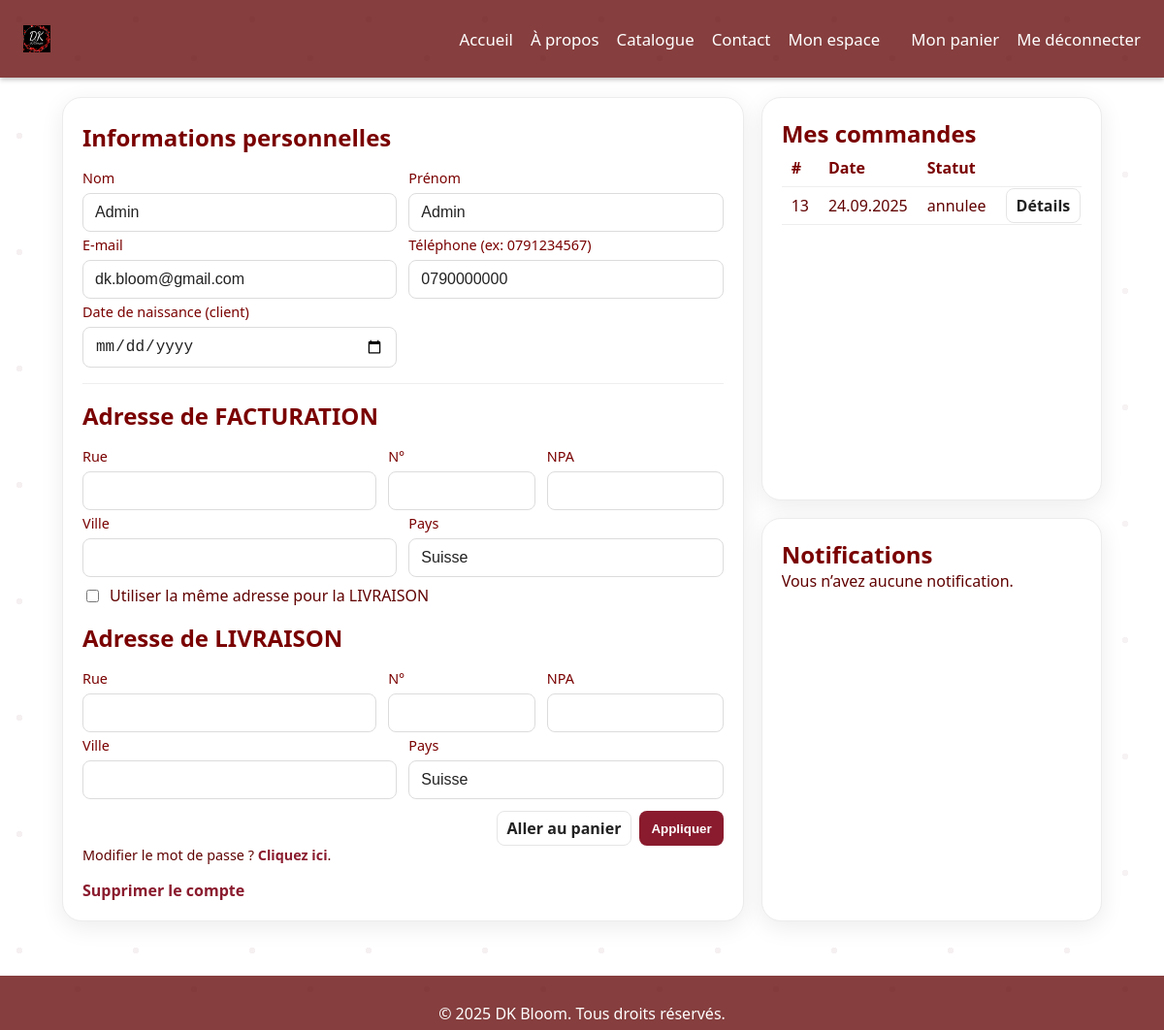
Screenshot of /pages/info_perso.php (signed in) with the database file from the repository.
### tables this page shows
CREATE TABLE `PERSONNE` (
                            `PER_ID` bigint(20) NOT NULL,
                            `PER_NOM` varchar(50) NOT NULL,
                            `PER_PRENOM` varchar(30) NOT NULL,
                            `PER_EMAIL` varchar(50) NOT NULL,
                            `PER_MDP` varchar(100) NOT NULL,
                            `PER_NUM_TEL` char(10) NOT NULL,
                            `reset_token_hash` varchar(64) DEFAULT NULL,
                            `reset_token_expires_at` datetime DEFAULT NULL,
                            `PER_COMPTE_ACTIF` tinyint(1) NOT NULL DEFAULT 1 COMMENT '1=actif,0=inactif'
);

CREATE TABLE `COMMANDE` (
                            `COM_ID` bigint(20) NOT NULL,
                            `PER_ID` bigint(20) NOT NULL,
                            `LIV_ID` bigint(20) DEFAULT NULL,
                            `PAI_ID` bigint(20) DEFAULT NULL,
                            `STRIPE_SESSION_ID` varchar(255) DEFAULT NULL,
                            `COM_STATUT` enum('en preparation','en attente d''expédition','expediee','en attente de ramassage','livree','annulee') NOT NULL DEFAULT 'en preparation',
                            `COM_ARCHIVE` tinyint(1) NOT NULL DEFAULT 0,
                            `COM_ARCHIVED_AT` datetime DEFAULT NULL,
                            `COM_DATE` date NOT NULL,
                            `COM_DESCRIPTION` text DEFAULT NULL,
                            `COM_TVA_TAUX` decimal(5,2) NOT NULL DEFAULT 7.70,
                            `COM_TVA_MONTANT` decimal(10,2) NOT NULL DEFAULT 0.00,
                            `COM_MONTANT_TOTAL` decimal(10,2) NOT NULL DEFAULT 0.00,
                            `TOTAL_PAYER_CHF` decimal(10,2) DEFAULT NULL,
                            `COM_RETRAIT_DEBUT` datetime DEFAULT NULL,
                            `COM_RETRAIT_FIN` datetime DEFAULT NULL
);

### pages/info_perso.php (the view, shortened to what this page needs)
<?php
$dir  = rtrim(dirname($_SERVER['PHP_SELF'] ?? $_SERVER['SCRIPT_NAME']), '/\\');
$BASE = ($dir === '' || $dir === '.') ? '/' : $dir . '/';
$perId = (int)$_SESSION['per_id'];
$pdo = require __DIR__ . '/../database/config/connexionBDD.php';
$pdo->setAttribute(PDO::ATTR_ERRMODE, PDO::ERRMODE_EXCEPTION);
function h($s){ return htmlspecialchars((string)$s, ENT_QUOTES, 'UTF-8'); }
function fetchOne(PDO $pdo, string $sql, array $p){
    $st=$pdo->prepare($sql); $st->execute($p);
    return $st->fetch(PDO::FETCH_ASSOC) ?: null;
}
function fmtDate($s){ return $s ? date('d.m.Y', strtotime($s)) : '—'; }
function count_user_orders(PDO $pdo, int $perId): int {
    $st = $pdo->prepare("SELECT COUNT(*) FROM COMMANDE WHERE PER_ID = ? AND COM_ARCHIVE = 0");
    $st->execute([$perId]);
    return (int)$st->fetchColumn();
}
function get_last_orders(PDO $pdo, int $perId): array {
    $sql = "SELECT c.COM_ID, c.COM_DATE, c.COM_STATUT,
                   l.LIV_MODE
            FROM COMMANDE c
            LEFT JOIN LIVRAISON l ON l.LIV_ID = c.LIV_ID
            WHERE c.PER_ID = ? AND c.COM_ARCHIVE = 0
            ORDER BY c.COM_DATE DESC, c.COM_ID DESC
            LIMIT 3";
    $st = $pdo->prepare($sql); $st->execute([$perId]);
    return $st->fetchAll(PDO::FETCH_ASSOC);
}
function get_last_notifs(PDO $pdo, int $perId): array {
    $sql = "SELECT n.NOT_ID, n.COM_ID, n.NOT_TYPE, n.NOT_TEXTE, n.READ_AT,
                   COALESCE(n.CREATED_AT, n.NOT_DATE) AS CREATED_AT,
                   c.COM_RETRAIT_DEBUT, c.COM_RETRAIT_FIN
            FROM NOTIFICATION n
            LEFT JOIN COMMANDE c ON c.COM_ID = n.COM_ID
            WHERE n.PER_ID=?
            ORDER BY COALESCE(n.CREATED_AT, n.NOT_DATE) DESC, n.NOT_ID DESC
            LIMIT 3";
    $st = $pdo->prepare($sql); $st->execute([$perId]);
    return $st->fetchAll(PDO::FETCH_ASSOC);
}
$personne = fetchOne($pdo,
    "SELECT PER_NOM, PER_PRENOM, PER_EMAIL, PER_NUM_TEL FROM PERSONNE WHERE PER_ID=:id",
    [':id'=>$perId]
) ?: ['PER_NOM'=>'','PER_PRENOM'=>'','PER_EMAIL'=>'','PER_NUM_TEL'=>''];
$client = fetchOne($pdo, "SELECT CLI_DATENAISSANCE FROM CLIENT WHERE PER_ID=:id", [':id'=>$perId]);
$sqlAdr = "SELECT A.ADR_ID, A.ADR_RUE, A.ADR_NUMERO, A.ADR_NPA, A.ADR_VILLE, A.ADR_PAYS, A.ADR_TYPE
           FROM ADRESSE A
           JOIN ADRESSE_CLIENT AC ON AC.ADR_ID = A.ADR_ID
           WHERE AC.PER_ID=:id AND A.ADR_TYPE=:type
           ORDER BY A.ADR_ID DESC LIMIT 1";
$adrLiv = fetchOne($pdo, $sqlAdr, [':id'=>$perId, ':type'=>'LIVRAISON']) ?: [
    'ADR_ID'=>null,'ADR_RUE'=>'','ADR_NUMERO'=>'','ADR_NPA'=>'','ADR_VILLE'=>'','ADR_PAYS'=>'Suisse'
];
$adrFac = fetchOne($pdo, $sqlAdr, [':id'=>$perId, ':type'=>'FACTURATION']) ?: [
    'ADR_ID'=>null,'ADR_RUE'=>'','ADR_NUMERO'=>'','ADR_NPA'=>'','ADR_VILLE'=>'','ADR_PAYS'=>'Suisse'
];
$totalOrders = count_user_orders($pdo,$perId);
$ordersList  = get_last_orders($pdo,$perId);
$notifsList  = get_last_notifs($pdo,$perId);
?>
<!DOCTYPE html>
<html lang="fr">
<head>
    <link rel="stylesheet" href="<?= $BASE ?>css/style_header_footer.css">
    <link rel="stylesheet" href="<?= $BASE ?>css/style.css">
    <link rel="stylesheet" href="<?= $BASE ?>css/styleInfoPerso.css">
</head>
<body>
<?php include __DIR__ . '/includes/header.php'; ?>
<main class="container page-profile variant-white" aria-label="Mes informations">
    <div class="grid-two">
        <section class="card" aria-label="Profil">
            <h2 class="section-title">Informations personnelles</h2>
            <form method="post" id="form-profile">
                <div class="form-row">
                    <div class="field">
                        <label for="nom">Nom</label>
                        <input id="nom" name="nom" required value="<?= h($personne['PER_NOM']) ?>">
                    </div>
                    <div class="field">
                        <label for="prenom">Prénom</label>
                        <input id="prenom" name="prenom" required value="<?= h($personne['PER_PRENOM']) ?>">
                    </div>
                </div>
                <div class="form-row">
                    <div class="field">
                        <label for="email">E-mail</label>
                        <input type="email" id="email" name="email" required value="<?= h($personne['PER_EMAIL']) ?>">
                    </div>
                    <div class="field">
                        <label for="tel">Téléphone (ex: 0791234567)</label>
                        <input id="tel" name="tel" pattern="0[0-9]{9}" value="<?= h($personne['PER_NUM_TEL']) ?>">
                    </div>
                </div>
                <div class="form-row">
                    <div class="field">
                        <label for="dnaiss">Date de naissance (client)</label>
                        <input type="date" id="dnaiss" name="dnaiss"
                               value="<?= h($client['CLI_DATENAISSANCE'] ? substr($client['CLI_DATENAISSANCE'],0,10) : '') ?>">
                    </div>
                    <div class="field"></div>
                </div>
                <hr class="sep">
                <h2 class="section-title">Adresse de FACTURATION</h2>
                <div class="form-row-3">
                    <div class="field"><label>Rue</label><input name="facturation[rue]" value="<?= h($adrFac['ADR_RUE']) ?>"></div>
                    <div class="field"><label>N°</label><input name="facturation[numero]" value="<?= h($adrFac['ADR_NUMERO']) ?>"></div>
                    <div class="field"><label>NPA</label><input name="facturation[npa]" value="<?= h($adrFac['ADR_NPA']) ?>"></div>
                </div>
                <div class="form-row">
                    <div class="field"><label>Ville</label><input name="facturation[ville]" value="<?= h($adrFac['ADR_VILLE']) ?>"></div>
                    <div class="field"><label>Pays</label><input name="facturation[pays]" value="<?= h($adrFac['ADR_PAYS']) ?>"></div>
                </div>
                <div class="same-check">
                    <input type="checkbox" id="same_fac_to_liv" name="same_fac_to_liv" value="1">
                    <label for="same_fac_to_liv">Utiliser la même adresse pour la LIVRAISON</label>
                </div>
                <h2 class="section-title">Adresse de LIVRAISON</h2>
                <div class="form-row-3">
                    <div class="field"><label>Rue</label><input name="livraison[rue]" value="<?= h($adrLiv['ADR_RUE']) ?>"></div>
                    <div class="field"><label>N°</label><input name="livraison[numero]" value="<?= h($adrLiv['ADR_NUMERO']) ?>"></div>
                    <div class="field"><label>NPA</label><input name="livraison[npa]" value="<?= h($adrLiv['ADR_NPA']) ?>"></div>
                </div>
                <div class="form-row">
                    <div class="field"><label>Ville</label><input name="livraison[ville]" value="<?= h($adrLiv['ADR_VILLE']) ?>"></div>
                    <div class="field"><label>Pays</label><input name="livraison[pays]" value="<?= h($adrLiv['ADR_PAYS']) ?>"></div>
                </div>
                <div class="actions">
                    <a class="btn-secondary" href="<?= $BASE ?>commande.php">Aller au panier</a>
                    <button class="btn-ack" type="submit" name="update_profile" value="1">Appliquer</button>
                </div>
                <p class="muted">
                    Modifier le mot de passe ? <a class="btn-link" href="<?= $BASE ?>interface_oubli_mdp.php">Cliquez ici</a>.
                </p>
                <a class="btn-link" href="<?= $BASE ?>supprimer_compte.php">Supprimer le compte</a>
            </form>
        </section>
        <aside class="stack-right">
            <section class="card" id="orders" aria-label="Mes commandes">
                <div class="section-head">
                    <h2 class="section-title" style="margin:0">Mes commandes</h2>
                </div>
                <div class="card-body">
                    <?php if (!$ordersList): ?>
                        <p>Aucune commande pour l’instant.</p>
                    <?php else: ?>
                        <table class="orders compact">
                            <thead><tr><th>#</th><th>Date</th><th>Statut</th><th></th></tr></thead>
                            <tbody>
                            <?php foreach ($ordersList as $o): ?>
                                <tr>
                                    <td><?= (int)$o['COM_ID'] ?></td>
                                    <td><?= h(fmtDate($o['COM_DATE'])) ?></td>
                                    <td>
                                        <?= h($o['COM_STATUT'] ?: '—') ?>
                                    </td>
                                    <td><a class="btn-secondary" href="<?= $BASE ?>detail_commande.php?com_id=<?= (int)$o['COM_ID'] ?>">Détails</a></td>
                                </tr>
                            <?php endforeach; ?>
                            </tbody>
                        </table>
                    <?php endif; ?>
                </div>
            </section>
            <section class="card" id="notifs" aria-label="Notifications">
                <div class="section-head">
                    <h2 class="section-title" style="margin:0">Notifications</h2>
                </div>
                <div class="card-body">
                    <?php if (empty($notifsList)): ?>
                        <p>Vous n’avez aucune notification.</p>
                    <?php endif; ?>
                </div>
            </section>
        </aside>
    </div>
</main>
<?php include __DIR__ . '/includes/footer.php'; ?>
</body>
</html>

### pages/css/style_header_footer.css (style rules this page uses)
:root { --brand: var(--accent, #7a0000); --container: 1200px; --header-h: 80px; }
* { box-sizing: border-box; }
html,body { height:100%; }
body { min-height:100%; display:flex; flex-direction:column; padding-top: var(--header-h); }
main { flex:1; }
.container { max-width: var(--container); margin-inline: auto; padding-inline: 16px; }

### pages/css/style.css (style rules this page uses)
:root { --bg: #ffffff; --paper: #ffffff; --ink: rgb(97, 2, 2); --muted: rgb(97, 2, 2); --accent: rgba(97, 2, 2, 0.76); --accent-2: rgb(159, 19, 19); --ring:#ffffff22; --radius:20px; --shadow:0 10px 30px rgba(0,0,0,.35); }
* { box-sizing: border-box; }

### pages/css/styleInfoPerso.css (style rules this page uses)
.page-profile { margin-top: calc(var(--header-h, 80px) + 20px); }
.card { background: #fff; border-radius: 12px; box-shadow: 0 2px 8px rgba(0,0,0,.08); padding: 16px; }
.section-title { color: #7a0000; margin: 4px 0 12px; }
.muted { margin-top: 10px; font-size: .9rem; color: #555; }
.sep { margin: 16px 0; border: 0; border-top: 1px solid #eee; }
.form-row { display: grid; grid-template-columns: 1fr 1fr; gap: 12px; }
.form-row-3 { display: grid; grid-template-columns: 1fr .5fr .6fr; gap: 12px; }
.field label { display: block; font-size: .9rem; margin: 4px 0 6px; color: #7a0000; }
.field input { width: 100%; padding: 10px 12px; border: 1px solid #ddd; border-radius: 8px; font-size: 1rem; }
.same-check { display: flex; align-items: center; gap: .5rem; margin: .5rem 0 1rem; }
.actions { display: flex; justify-content: flex-end; gap: 8px; margin-top: 12px; }
.btn-secondary { background: #f3f3f3; color: #333; border: 1px solid #e7e7e7; padding: 10px 14px; border-radius: 10px; cursor: pointer; }
table.orders { width: 100%; border-collapse: collapse; }
table.orders th, table.orders td { padding: 10px 8px; border-bottom: 1px solid #eee; text-align: left; }
table.orders th { color: #7a0000; font-weight: 600; }
.page-profile.variant-white .card { background: #fff !important; border: 1px solid #ececec !important; box-shadow: 0 6px 24px rgba(0,0,0,.08) !important; }
.page-profile.variant-white .field input { background: #fff !important; color: #222 !important; border: 1px solid #dcdcdc !important; }
.page-profile.variant-white .btn-secondary { background: #fff !important; color: #222 !important; border: 1px solid #e5e5e5 !important; }
.page-profile.variant-white .section-title, .page-profile.variant-white .field label { color: #7a0000 !important; }

### pages/info_perso.php (style rules this page uses)
.btn-secondary { border:1px solid #8A1B2E;color:#8A1B2E;background:#fff;padding:6px 10px;border-radius:8px;cursor:pointer;font-weight:700;text-decoration:none }
.btn-ack { background:#8A1B2E;color:#fff;border:none;padding:8px 12px;border-radius:8px;cursor:pointer;font-weight:700 }
.btn-link { color:#8A1B2E;text-decoration:none;font-weight:700 }
.grid-two { display:grid; grid-template-columns:minmax(0,2fr) minmax(0,1fr); gap:18px; align-items:stretch; }
.stack-right { display:flex;flex-direction:column;height:100%;gap:18px }
.stack-right .card { flex:1;display:flex;flex-direction:column;min-height:0 }
.card-body { min-height:0;overflow:auto }
.orders.compact td, .orders.compact th { padding:8px 10px }
.section-head { display:flex;align-items:center;justify-content:space-between;gap:10px }

### rows the page displays
personne: nom "Admin", prenom "Admin", email "dk.bloom@gmail.com", tel "0790000000"
commande: COM_ID "13", COM_DATE "24.09.2025", COM_STATUT "annulee"
